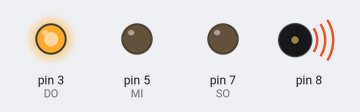
A sketch run on a simulated Arduino Uno, built with avr-gcc and run on an emulated ATmega328P. Shown: output pins drawn as LEDs (lit = HIGH), buzzer (waves = sounding).

Above: at 0.1 s.
At 0.6 s:
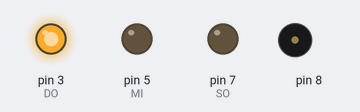
At 1.1 s:
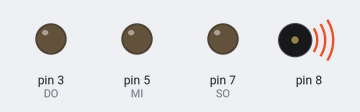
At 1.6 s:
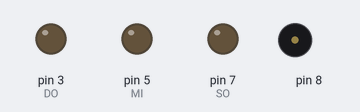
At 2.6 s:
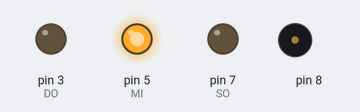
At 3.6 s:
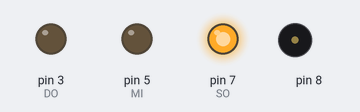
Timing chart, 0 to 5.2 s (numbered marks = the images above):
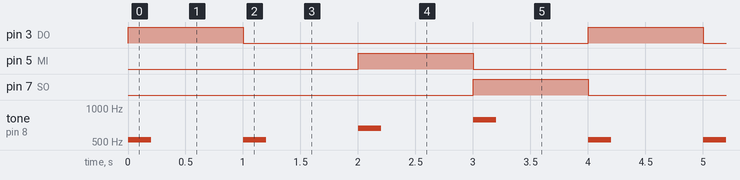

Measured:
- by itself, pin 3 (DO), pin 5 (MI), pin 7 (SO): alternates HIGH for 1.0 s and LOW for 3.0 s
- by itself, tone on pin 8: repeats every 4.0 s: silent 0.80 s, 523 Hz 0.20 s, silent 0.80 s, 659 Hz 0.20 s, silent 0.80 s, 784 Hz 0.20 s, silent 0.80 s, 523 Hz 0.20 s

The sketch:

week03-4_pmn3_pin5_pin7_digitalWrite_HIHG_LOW.ino
```cpp
//week03-4_pmn3_pin5_pin7_digitalWrite_HIHG_LOW
void setup() {
  // put your setup code here, to run once:
  pinMode(3,OUTPUT);//DO
  pinMode(5,OUTPUT);//MI
  pinMode(7,OUTPUT);//SO
  pinMode(8,OUTPUT);//8~8~8
}

void loop() {
  // put your main code here, to run repeatedly:
  digitalWrite(3,HIGH);
  tone(8,523,200);
  delay(1000);
  digitalWrite(3,LOW);(3,HIGH);
  tone(8,523,200);
  delay(1000);
  digitalWrite(3,LOW);

  digitalWrite(5,HIGH);
  tone(8,659,200);
  delay(1000);
  digitalWrite(5,LOW);

  digitalWrite(7,HIGH);
  tone(8,784,200);
  delay(1000);
  digitalWrite(7,LOW);
}
```
